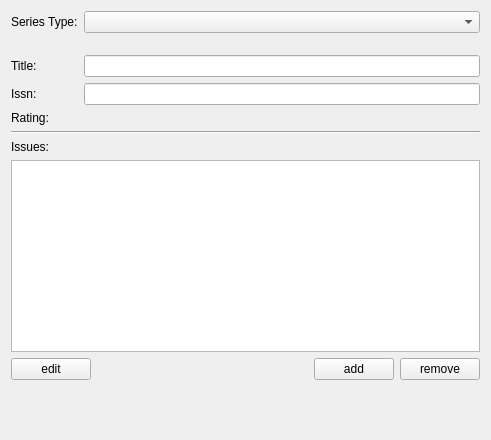
<?xml version="1.0" encoding="UTF-8"?>
<ui version="4.0">
 <class>SeriesWidget</class>
 <widget class="QWidget" name="SeriesWidget">
  <property name="geometry">
   <rect>
    <x>0</x>
    <y>0</y>
    <width>491</width>
    <height>440</height>
   </rect>
  </property>
  <property name="windowTitle">
   <string>Form</string>
  </property>
  <layout class="QVBoxLayout" name="verticalLayout">
   <item>
    <layout class="QFormLayout" name="formLayout">
     <item row="0" column="0">
      <widget class="QLabel" name="label_4">
       <property name="text">
        <string>Series Type:</string>
       </property>
       <property name="buddy">
        <cstring>editType</cstring>
       </property>
      </widget>
     </item>
     <item row="0" column="1">
      <widget class="KComboBox" name="editType"/>
     </item>
     <item row="2" column="0">
      <widget class="QLabel" name="label">
       <property name="text">
        <string>Title:</string>
       </property>
       <property name="buddy">
        <cstring>editTitle</cstring>
       </property>
      </widget>
     </item>
     <item row="2" column="1">
      <widget class="StringEdit" name="editTitle"/>
     </item>
     <item row="3" column="0">
      <widget class="QLabel" name="label_2">
       <property name="text">
        <string>Issn:</string>
       </property>
       <property name="buddy">
        <cstring>editIssn</cstring>
       </property>
      </widget>
     </item>
     <item row="3" column="1">
      <widget class="StringEdit" name="editIssn"/>
     </item>
     <item row="1" column="1">
      <spacer name="verticalSpacer">
       <property name="orientation">
        <enum>Qt::Vertical</enum>
       </property>
       <property name="sizeType">
        <enum>QSizePolicy::Fixed</enum>
       </property>
       <property name="sizeHint" stdset="0">
        <size>
         <width>20</width>
         <height>10</height>
        </size>
       </property>
      </spacer>
     </item>
     <item row="4" column="0">
      <widget class="QLabel" name="label_5">
       <property name="text">
        <string>Rating:</string>
       </property>
      </widget>
     </item>
     <item row="4" column="1">
      <widget class="KRatingWidget" name="editRating"/>
     </item>
    </layout>
   </item>
   <item>
    <widget class="Line" name="line">
     <property name="orientation">
      <enum>Qt::Horizontal</enum>
     </property>
    </widget>
   </item>
   <item>
    <widget class="QLabel" name="label_3">
     <property name="text">
      <string>Issues:</string>
     </property>
     <property name="buddy">
      <cstring>issuesList</cstring>
     </property>
    </widget>
   </item>
   <item>
    <widget class="QListWidget" name="issuesList">
     <property name="minimumSize">
      <size>
       <width>0</width>
       <height>100</height>
      </size>
     </property>
    </widget>
   </item>
   <item>
    <layout class="QHBoxLayout" name="horizontalLayout">
     <item>
      <widget class="QPushButton" name="editIssue">
       <property name="text">
        <string>edit</string>
       </property>
      </widget>
     </item>
     <item>
      <spacer name="horizontalSpacer">
       <property name="orientation">
        <enum>Qt::Horizontal</enum>
       </property>
       <property name="sizeHint" stdset="0">
        <size>
         <width>40</width>
         <height>20</height>
        </size>
       </property>
      </spacer>
     </item>
     <item>
      <widget class="QPushButton" name="addIssue">
       <property name="text">
        <string>add</string>
       </property>
      </widget>
     </item>
     <item>
      <widget class="QPushButton" name="removeIssue">
       <property name="text">
        <string>remove</string>
       </property>
      </widget>
     </item>
    </layout>
   </item>
   <item>
    <spacer name="verticalSpacer_2">
     <property name="orientation">
      <enum>Qt::Vertical</enum>
     </property>
     <property name="sizeHint" stdset="0">
      <size>
       <width>20</width>
       <height>40</height>
      </size>
     </property>
    </spacer>
   </item>
  </layout>
 </widget>
 <customwidgets>
  <customwidget>
   <class>KComboBox</class>
   <extends>QComboBox</extends>
   <header>kcombobox.h</header>
  </customwidget>
  <customwidget>
   <class>KRatingWidget</class>
   <extends>QFrame</extends>
   <header>kratingwidget.h</header>
  </customwidget>
  <customwidget>
   <class>StringEdit</class>
   <extends>QLineEdit</extends>
   <header>propertywidgets/stringedit.h</header>
   <slots>
    <signal>widgetEnabled(bool)</signal>
   </slots>
  </customwidget>
 </customwidgets>
 <tabstops>
  <tabstop>editType</tabstop>
  <tabstop>editTitle</tabstop>
  <tabstop>editIssn</tabstop>
  <tabstop>issuesList</tabstop>
  <tabstop>editIssue</tabstop>
  <tabstop>addIssue</tabstop>
  <tabstop>removeIssue</tabstop>
 </tabstops>
 <resources/>
 <connections>
  <connection>
   <sender>editTitle</sender>
   <signal>widgetEnabled(bool)</signal>
   <receiver>label</receiver>
   <slot>setEnabled(bool)</slot>
   <hints>
    <hint type="sourcelabel">
     <x>101</x>
     <y>66</y>
    </hint>
    <hint type="destinationlabel">
     <x>70</x>
     <y>63</y>
    </hint>
   </hints>
  </connection>
  <connection>
   <sender>editIssn</sender>
   <signal>widgetEnabled(bool)</signal>
   <receiver>label_2</receiver>
   <slot>setEnabled(bool)</slot>
   <hints>
    <hint type="sourcelabel">
     <x>143</x>
     <y>97</y>
    </hint>
    <hint type="destinationlabel">
     <x>80</x>
     <y>90</y>
    </hint>
   </hints>
  </connection>
  <connection>
   <sender>editIssue</sender>
   <signal>clicked()</signal>
   <receiver>SeriesWidget</receiver>
   <slot>editIssue()</slot>
   <hints>
    <hint type="sourcelabel">
     <x>33</x>
     <y>344</y>
    </hint>
    <hint type="destinationlabel">
     <x>33</x>
     <y>362</y>
    </hint>
   </hints>
  </connection>
  <connection>
   <sender>addIssue</sender>
   <signal>clicked()</signal>
   <receiver>SeriesWidget</receiver>
   <slot>addIssue()</slot>
   <hints>
    <hint type="sourcelabel">
     <x>384</x>
     <y>347</y>
    </hint>
    <hint type="destinationlabel">
     <x>383</x>
     <y>363</y>
    </hint>
   </hints>
  </connection>
  <connection>
   <sender>removeIssue</sender>
   <signal>clicked()</signal>
   <receiver>SeriesWidget</receiver>
   <slot>removeIssue()</slot>
   <hints>
    <hint type="sourcelabel">
     <x>449</x>
     <y>340</y>
    </hint>
    <hint type="destinationlabel">
     <x>450</x>
     <y>363</y>
    </hint>
   </hints>
  </connection>
 </connections>
 <slots>
  <slot>editIssue()</slot>
  <slot>addIssue()</slot>
  <slot>removeIssue()</slot>
 </slots>
</ui>
